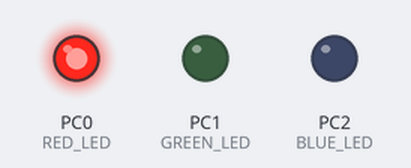
Simulated run of this program. Board: ATmega32, built with avr-gcc and emulated at 16 MHz. On the bench: output pins drawn as LEDs (lit = HIGH).

Above: at 0.5 s.
At 1.7 s:
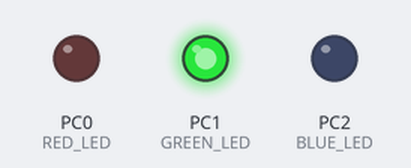
At 3.5 s:
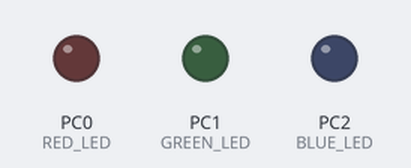
At 6.5 s:
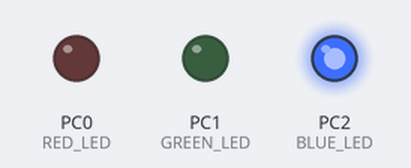
Timing chart, 0 to 8.3 s (numbered marks = the images above):
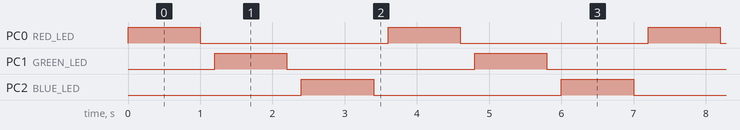

The program:

main.c
```c
/*
 * GPIO Traffic Light.c
 *
 * Created: 09-Jun-26 11:03:11 AM
 * Author : Ahmed
 */

#define F_CPU 16000000UL
#include <avr/io.h>
#include <util/delay.h>

#define RED_LED PC0
#define GREEN_LED PC1
#define BLUE_LED PC2

void all_leds_off(void)
{
	PORTC &= ~((1 << RED_LED) | (1 << GREEN_LED) | (1 << BLUE_LED));
}

int main(void)
{
    DDRC |= ((1 << RED_LED) | (1 << GREEN_LED) | (1 << BLUE_LED));
    while (1)
    {
		PORTC |= (1 << RED_LED);
		_delay_ms(1000);

		all_leds_off();
		_delay_ms(200);

		PORTC |= (1 << GREEN_LED);
		_delay_ms(1000);

		all_leds_off();
		_delay_ms(200);

		PORTC |= (1 << BLUE_LED);
		_delay_ms(1000);

		all_leds_off();
		_delay_ms(200);
    }
}
```

Measured:
- by itself, PC0 (RED_LED), PC1 (GREEN_LED), PC2 (BLUE_LED): alternates HIGH for 1.0 s and LOW for 2.6 s
- by itself, everything shown: repeats every 3.6 s, in 6 steps
